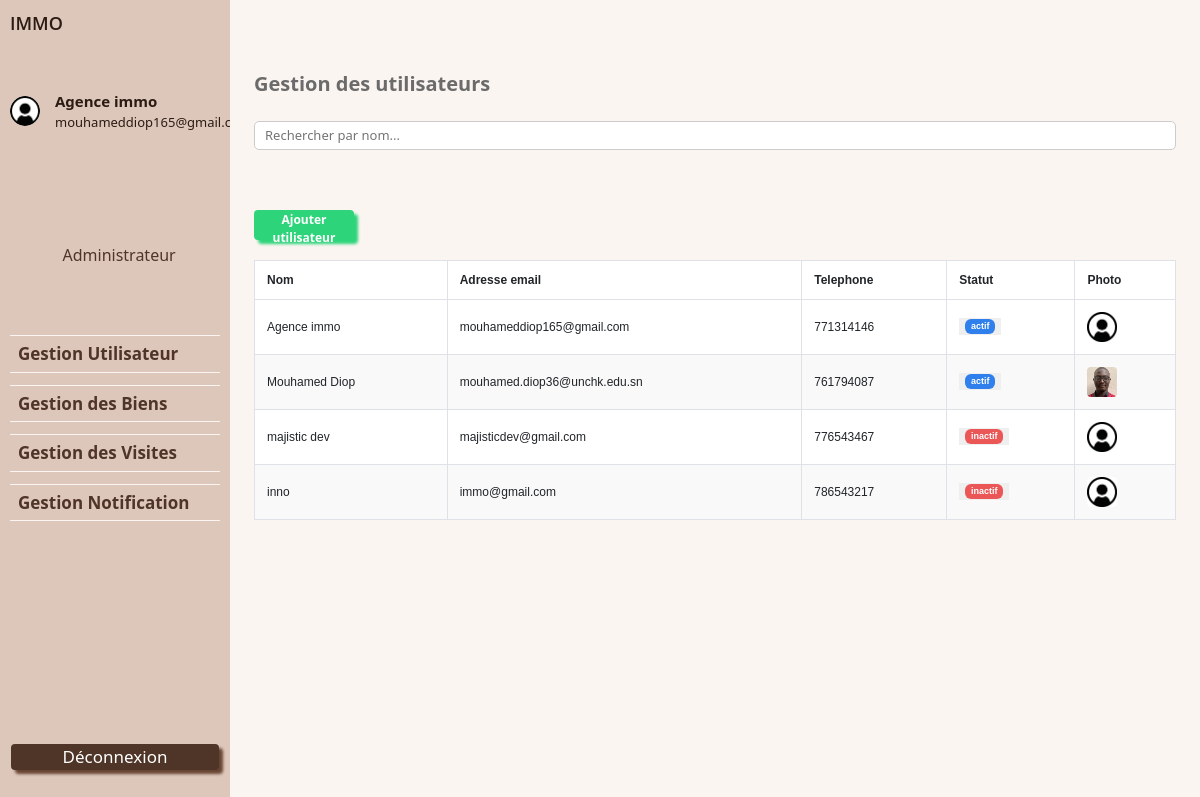
The app's page /pages/dashboard/gestion-utilisateur.php (signed in) with its own data.
### tables this page shows
CREATE TABLE `utilisateur` (
  `idutilisateur` int(11) NOT NULL,
  `nom` varchar(100) NOT NULL,
  `telephone` int(11) NOT NULL,
  `email` varchar(100) NOT NULL,
  `photo` varchar(255) DEFAULT NULL,
  `mot_de_passe` varchar(255) NOT NULL,
  `role` varchar(6) NOT NULL DEFAULT 'client',
  `actif` tinyint(1) NOT NULL DEFAULT 1,
  `date_inscription` datetime NOT NULL DEFAULT current_timestamp()
);

### CRUD/crud_utilisateur.php (called while the page is built, shortened)
<?php
require_once 'con_db.php';
function afficherUtilisateurs()
{
    $sql = "SELECT * FROM utilisateur";
    global $con;
    $result = $con->query($sql);
    if ($result->num_rows > 0) {
        $utilisateurs = [];
        while ($row = $result->fetch_assoc()) {
            $utilisateurs[] = $row;
        }
        return $utilisateurs;
    } else {
        return [];
    }
}
function recupererUtilisateurParId($id)
{
    $sql = "SELECT * FROM utilisateur WHERE idutilisateur = ?";
    global $con;
    $stmt = $con->prepare($sql);
    $stmt->bind_param("i", $id);
    $stmt->execute();
    $result = $stmt->get_result();
    if ($result->num_rows > 0) {
        return $result->fetch_assoc();
    } else {
        return null;
    }
}

### pages/dashboard/gestion-utilisateur.php (the view, shortened to what this page needs)
<?php
require_once '../../CRUD/con_db.php';
require_once '../../CRUD/crud_utilisateur.php';
require_once("menu.php"); ?>
<head>
  <link rel="stylesheet" href="../../css/dashboard/gestions_visite.css">
</head>
<main class="contenu-dashboard">
  <h1 class="titre-dashboard">Gestion des utilisateurs</h1>
  <hr class="separateur" />
  <div class="zone-recherche">
    <input type="text" class="barre-recherche" id="searchInput" placeholder="Rechercher par nom..." />
    <button class="btn-ajouter" data-bs-toggle="modal" data-bs-target="#ajoutModal">Ajouter utilisateur</button>
  </div>
  <div class="table-responsive">
    <table class="table table-hover table-borderless tableau-biens">
      <thead>
        <tr>
          <th>Nom</th>
          <th>Adresse email</th>
          <th>Telephone</th>
          <th>Statut</th>
          <th>Photo</th>
        </tr>
      </thead>
      <tbody>
        <?php
        include_once '../../CRUD/crud_utilisateur.php';
        $utilisateurs = afficherUtilisateurs();
        foreach ($utilisateurs as $u) :
          $statut = strtolower($u['actif']);
          $classeBadge = '';
          switch ($statut) {
            case '1':
              $classeBadge = 'badge-encours';
              break;
            case '0':
              $classeBadge = 'badge-visiter';
              break;
          } ?>
          <tr class="table-row" data-bs-toggle="modal" data-bs-target="#userModal<?= $u['idutilisateur'] ?>">
            <td><?php echo htmlspecialchars($u['nom']); ?></td>
            <td><?php echo htmlspecialchars($u['email']); ?></td>
            <td><?php echo htmlspecialchars($u['telephone']); ?></td>
            <td><button style="border: none;" data-bs-toggle="modal" data-bs-target="#userModal"><span class="badge <?= $classeBadge ?>"><?php if ($u['actif'] == 1) {
                                                                                                                                            echo 'actif';
                                                                                                                                          } else {
                                                                                                                                            echo 'inactif';
                                                                                                                                          }; ?></span></button></td>
            <td>
              <?php if ($u['photo'] == 'NULL' || empty($u['photo'])): ?>
                <img src="http://localhost/project_immo/asset/img/profil.jpg" class="img-bien" alt="photo">
              <?php else: ?>
                <img src="http://localhost/project_immo/CRUD/<?= htmlspecialchars($u['photo']) ?>" class="img-bien" alt="photo">
              <?php endif; ?>
            </td>
          </tr>
        <?php endforeach; ?>
      </tbody>
    </table>
  </div>
</main>
<link href="https://cdn.jsdelivr.net/npm/bootstrap@5.3.0/dist/css/bootstrap.min.css" rel="stylesheet">
<link href="https://cdn.jsdelivr.net/npm/bootstrap-icons@1.10.5/font/bootstrap-icons.css" rel="stylesheet">
<?php require_once("pied.php"); ?>

### pages/dashboard/menu.php (shortened to what this page needs)
<?php
require_once '../../CRUD/con_db.php';
require_once '../../CRUD/crud_utilisateur.php';
$id = $_SESSION['utilisateur']['idutilisateur'];
$info = recupererUtilisateurParId($id);
?>
<!DOCTYPE html>
<html lang="fr">
<head>
  <link rel="stylesheet" href="https://cdn.jsdelivr.net/npm/bootstrap@5.3.0/dist/css/bootstrap.min.css">
  <link rel="stylesheet" href="../../css/dashboard/menu.css">
  <link rel="stylesheet" href="../../css/dashboard/gestions_bien.css">
  <link rel="stylesheet" href="../../css/dashboard/dashboard-notification.css" />
  <link rel="stylesheet" href="../../css/dashboard/dashboard-notification.css" />
  <link rel="stylesheet" href="../../css/dashboard/envoyer-notification.css">
  <link rel="stylesheet" href="../../css/dashboard/detail-message.css">
  <link rel="stylesheet" href="../../css/dashboard/planifier-visite.css">
</head>
<body>
  <div class="dashboard-container">
    <aside class="menu-gauche">
      <div class="menu-logo">IMMO</div>
      <div class="menu-profil">
        <img src="http://localhost/project_immo/asset/img/profil.jpg" alt="Photo utilisateur" class="profil-photo">
        <div class="profil-info">
          <div class="profil-nom"><?= $info['nom'] ?></div>
          <div class="profil-email"><?= $info['email'] ?></div>
        </div>
      </div>
      <br>
      <div class="profil-role">Administrateur</div>
      <nav class="menu-links">
        <div class="menu-item"><a href="../dashboard/gestion-utilisateur.php">Gestion Utilisateur</a></div>
        <div class="menu-item"><a href="../dashboard/gestion_biens.php">Gestion des Biens</a></div>
        <div class="menu-item"><a href="../dashboard/gestion_visites.php">Gestion des Visites</a></div>
        <div class="menu-item"><a href="../dashboard/dashboard-notification.php">Gestion Notification</a></div>
      </nav>
      <a href="../../CRUD/deconnexion.php" style="text-decoration: none; color: white">
        <div class="btn-deconnexion">Déconnexion</div>
      </a>
    </aside>

### css/dashboard/menu.css (style rules this page uses)
html, body { height: 100%; margin: 0; padding: 0; font-family: 'Poppins', sans-serif; }
.dashboard-container { display: flex; height: 100vh; }
.menu-gauche { width: 230px; background-color: #DDC7BB; padding: 10px; display: flex; flex-direction: column; justify-content: space-between; }
.menu-logo { font-family: 'Open Sans', sans-serif; font-weight: 600; font-size: 18px; color: #2B1B12; width: 26px; height: 12px; }
.menu-profil { display: flex; align-items: center; gap: 15px; }
.profil-photo { width: 40px; height: 30px; object-fit: cover; border-radius: 50%; }
.profil-info { display: flex; flex-direction: column; }
.profil-nom { font-size: 15px; font-weight: 600; color: #2B1B12; }
.profil-email { font-size: 13px; color: #2B1B12; }
.profil-role { font-size: 16px; font-weight: 500; color: #4F3527; margin-left: 25%; margin-top: -50px; }
.menu-links { display: flex; flex-direction: column; gap: 12px; margin-bottom: 150px; }
.menu-item { font-size: 17px; font-weight: 500; color: #4F3527; cursor: pointer; border-top: 0.48px solid #FBF5F1; border-bottom: 0.48px solid #FBF5F1; }
.menu-item a { text-decoration: none; color: #4F3527; font-weight: 700; display: block; padding: 5px 8px; }
.btn-deconnexion { font-size: 17px; color: white; background-color: #4F3527; margin: 5px 1px 5px 1px; cursor: pointer; text-align: center; margin-bottom: 20px; border-radius: 4px; box-shadow: #684532 4px 4px 3px; }
.contenu-dashboard { flex: 1; background-color: #FBF5F1; padding: 32px 24px; overflow-y: auto; }
.titre-dashboard { margin-top: 40px; font-weight: 700; font-size: 20px; color: #6B6B6B; margin-bottom: 12px; }
.separateur { border: none; border-top: 1px solid #EBEFF2; margin: 12px 0; }
.zone-recherche { display: flex; flex-direction: column; gap: 10px; margin-bottom: 20px; }
.barre-recherche { width: 100%; height: 28.84px; padding: 4px 10px; border-radius: 5px; border: 1px solid #ccc; font-size: 13px; }
.btn-ajouter { margin-top: 50px; width: 100px; height: 30px; background-color: #2ED47A; border: none; border-radius: 4px; color: white; font-size: 12px; font-weight: bold; cursor: pointer; align-self: flex-start; box-shadow: #2ED47A 4px 4px 3px; }

### css/dashboard/gestions_bien.css (style rules this page uses)
.tableau-biens td { font-size: 12px; vertical-align: middle; }
.badge { padding: 2px 6px; border-radius: 10px; font-size: 11px; color: white; cursor: pointer; }
.img-bien { width: 30px; height: 30px; object-fit: cover; border-radius: 4px; }

### css/dashboard/dashboard-notification.css (style rules this page uses)
.contenu-dashboard { flex: 1; background-color: #FBF5F1; padding: 32px 24px; overflow-y: auto; }
.titre-dashboard { margin-top: 40px; font-weight: 700; font-size: 20px; color: #6B6B6B; margin-bottom: 12px; }
.separateur { border: none; border-top: 1px solid #EBEFF2; margin: 12px 0; }
.zone-recherche { display: flex; flex-direction: column; gap: 10px; margin-bottom: 20px; }
.barre-recherche { width: 100%; height: 28.84px; padding: 4px 10px; border-radius: 5px; border: 1px solid #ccc; font-size: 13px; }
.table { width: 100%; border-collapse: collapse; font-family: Arial, sans-serif; font-size: 14px; }
.table thead { background-color: #f5f5f5; }
.table thead th { padding: 12px; border: 1px solid #dee2e6; text-align: left; font-weight: bold; }
.table tbody td { padding: 12px; border: 1px solid #dee2e6; background-color: #ffffff; }
.table tbody tr:nth-child(even) td { background-color: #f9f9f9; }
.table-responsive { overflow-x: auto; margin-top: 20px; }

### css/dashboard/envoyer-notification.css (style rules this page uses)
.contenu-dashboard { flex: 1; background-color: #FBF5F1; padding: 32px 24px; overflow-y: auto; }
.titre-dashboard { margin-top: 40px; font-weight: 700; font-size:20px; color: #6B6B6B; margin-bottom: 12px; }
.separateur { border: none; border-top: 1px solid #EBEFF2; margin: 12px 0; }
.zone-recherche { display: flex; gap: 15px; margin-bottom: 20px; }
.table { width: 100%; border-collapse: collapse; font-family: Arial, sans-serif; font-size: 14px; }
.table thead { background-color: #f5f5f5; }
.table thead th { padding: 12px; border: 1px solid #dee2e6; text-align: left; font-weight: bold; }
.table tbody td { padding: 12px; border: 1px solid #dee2e6; background-color: #ffffff; }
.table tbody tr:nth-child(even) td { background-color: #f9f9f9; }
.table-responsive { overflow-x: auto; margin-top: 20px; }

### pages/dashboard/gestion-utilisateur.php (style rules this page uses)
body { background-color: #f8f9fa; }

### records on screen
utilisateur: nom "Agence immo", email "mouhameddiop165@gmail.com", telephone "771314146", actif "actif"
utilisateur: nom "Mouhamed Diop", email "mouhamed.diop36@unchk.edu.sn", telephone "761794087", actif "actif", photo (picture)
utilisateur: nom "majistic dev", email "majisticdev@gmail.com", telephone "776543467", actif "inactif"
utilisateur: nom "inno", email "immo@gmail.com", telephone "786543217", actif "inactif"
